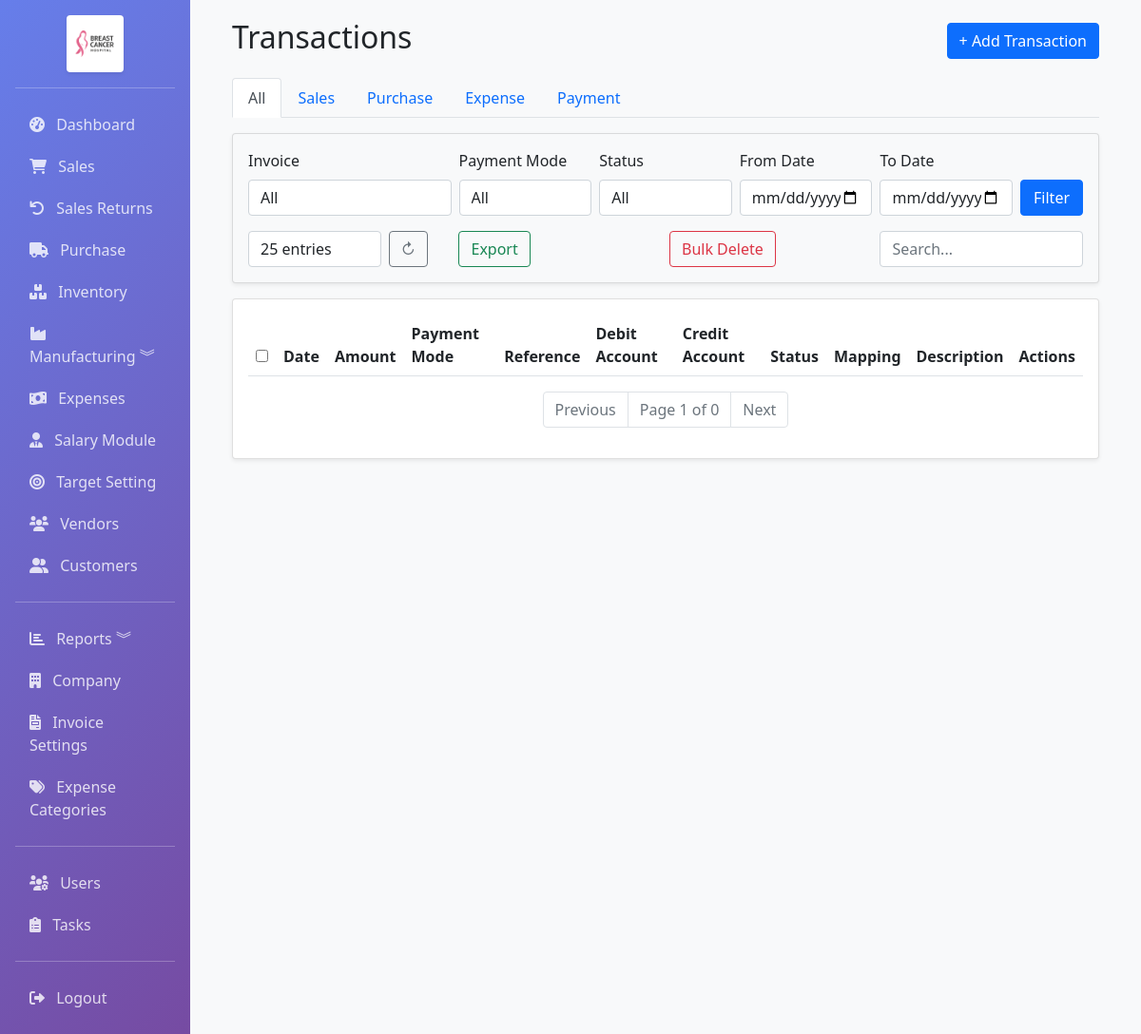
/accounting/transactions (signed in), run on an earlier commit of the app's database.
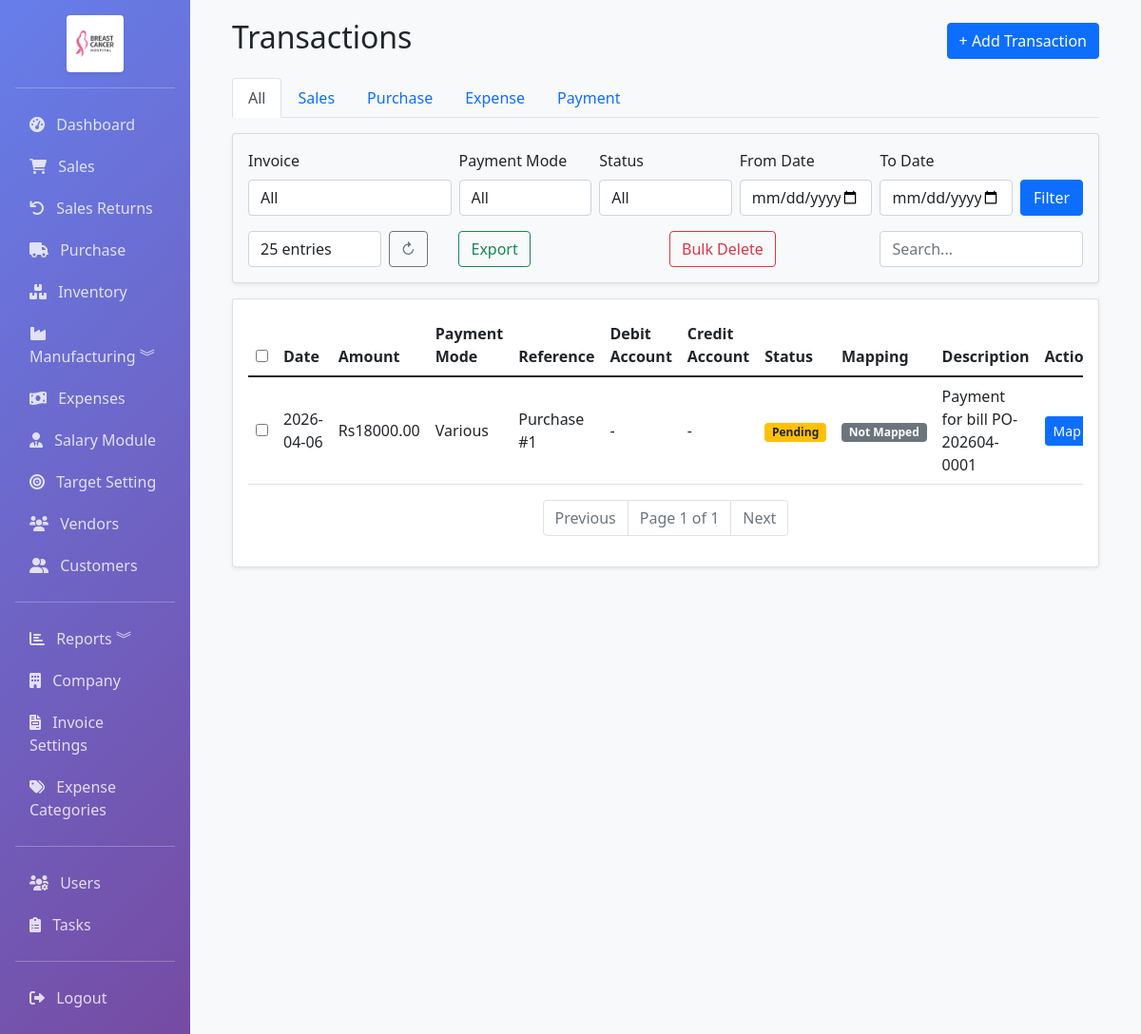
And on a later commit of the database.
### app/models.py (models this page shows, shortened)
class PurchaseBill(db.Model):
    __tablename__ = 'purchase_bills'
    id = db.Column(db.Integer, primary_key=True)
    bill_number = db.Column(db.String(50), unique=True, nullable=False, index=True)
    vendor_id = db.Column(db.Integer, db.ForeignKey('vendors.id'), nullable=False, index=True)
    date = db.Column(db.DateTime, default=datetime.utcnow, index=True)
    due_date = db.Column(db.DateTime)
    currency_id = db.Column(db.Integer, db.ForeignKey('currencies.id'), nullable=True)
    exchange_rate = db.Column(db.Float, default=1)
    subtotal = db.Column(db.Float, default=0)
    tax_rate = db.Column(db.Float, default=10)
    tax = db.Column(db.Float, default=0)
    discount_type = db.Column(db.String(10), default='fixed')
    discount = db.Column(db.Float, default=0)
    shipping_charge = db.Column(db.Float, default=0)
    total = db.Column(db.Float, default=0)
    status = db.Column(Enum('paid', 'unpaid', 'partial', name='payment_status'), default='unpaid', index=True)
    paid_amount = db.Column(db.Float, default=0)
    notes = db.Column(db.Text)
    created_by = db.Column(db.Integer, db.ForeignKey('users.id'))
    created_at = db.Column(db.DateTime, default=datetime.utcnow)
    updated_at = db.Column(db.DateTime, default=datetime.utcnow, onupdate=datetime.utcnow)
    items = db.relationship('PurchaseItem', backref='bill', lazy=True, cascade='all, delete-orphan')
    currency = db.relationship('Currency', backref='purchase_bills', lazy=True)

### app/routes/accounting.py (the view, shortened to what this page needs)
@bp.route('/transactions')
@login_required
def transactions():
    accounts = Account.query.order_by(Account.name).all()
    invoices = Sale.query.order_by(Sale.date.desc()).all()
    invoice_id = request.args.get('invoice_id', type=int)
    payment_mode = request.args.get('payment_mode')
    status = request.args.get('status')
    type_filter = request.args.get('type', 'all')
    date_from = request.args.get('date_from')
    date_to = request.args.get('date_to')
    search = request.args.get('search', '').strip()
    per_page = request.args.get('per_page', 25, type=int)
    page = request.args.get('page', 1, type=int)
    payments = []
    sales_payments = Payment.query.filter(Payment.invoice_id.isnot(None)).all()
    expense_payments = Payment.query.filter(Payment.expense_id.isnot(None)).all()
    purchase_bills = PurchaseBill.query.filter(PurchaseBill.paid_amount > 0).all()
    for bill in purchase_bills:
        txn = Transaction.query.filter(Transaction.reference_type == 'purchase', Transaction.reference_id == bill.id).first()
        payments.append({
            'id': bill.id,
            'date': bill.date,
            'amount': bill.paid_amount,
            'payment_mode': 'Various',
            'reference_type': 'purchase',
            'reference_id': bill.id,
            'invoice': None,
            'debit_account': txn.debit_account if txn else None,
            'credit_account': txn.credit_account if txn else None,
            'status': txn.status if txn else 'Pending',
            'is_mapped': txn.is_mapped if txn else False,
            'description': f'Payment for bill {bill.bill_number}',
            'transaction_id': txn.id if txn else None
        })
    general_payments = Payment.query.filter(Payment.invoice_id.is_(None), Payment.expense_id.is_(None)).all()
    if type_filter and type_filter != 'all':
        payments = [p for p in payments if p['reference_type'] == type_filter]
    if invoice_id:
        payments = [p for p in payments if p['reference_type'] == 'sale' and p['reference_id'] == invoice_id]
    if payment_mode:
        payments = [p for p in payments if p['payment_mode'] == payment_mode]
    if status:
        payments = [p for p in payments if p['status'] == status]
    if date_from:
        date_from_dt = datetime.strptime(date_from, '%Y-%m-%d')
        payments = [p for p in payments if p['date'] >= date_from_dt]
    if date_to:
        date_to_dt = datetime.strptime(date_to, '%Y-%m-%d')
        payments = [p for p in payments if p['date'] <= date_to_dt]
    if search:
        payments = [p for p in payments if search.lower() in (p['description'] or '').lower() or search.lower() in (p['payment_mode'] or '').lower()]
    payments.sort(key=lambda x: x['date'], reverse=True)
    start = (page - 1) * per_page
    end = start + per_page
    paginated_items = payments[start:end]
    total = len(payments)
    pages = (total + per_page - 1) // per_page
    pagination = type('Pagination', (), {
        'items': paginated_items,
        'page': page,
        'pages': pages,
        'per_page': per_page,
        'total': total,
        'has_prev': page > 1,
        'has_next': page < pages,
        'prev_num': page - 1 if page > 1 else None,
        'next_num': page + 1 if page < pages else None
    })()
    return render_template('accounting/transactions.html',
                         transactions=paginated_items,
                         accounts=accounts,
                         invoices=invoices,
                         pagination=pagination,
                         invoice_id=invoice_id,
                         payment_mode=payment_mode,
                         status=status,
                         type=type_filter,
                         date_from=date_from,
                         date_to=date_to,
                         search=search,
                         per_page=per_page)

### app/models.py (called while the page is built)
    @property
    def is_admin(self):
        return self.role == 'admin'

### app/templates/accounting/transactions.html (shortened to what the changed rows need)
{% extends "base.html" %}
{% block content %}
<div class="container-fluid">
    <div class="d-flex justify-content-between align-items-center mb-3">
        <h2>Transactions</h2>
    </div>
    <nav class="mb-3">
        <div class="nav nav-tabs">
            {% set tabs = [('all','All'), ('sale','Sales'), ('purchase','Purchase'), ('expense','Expense'), ('payment','Payment')] %}
            {% for key,label in tabs %}
            <a class="nav-link {% if type == key %}active{% endif %}" href="?type={{ key }}">{{ label }}</a>
            {% endfor %}
        </div>
    </nav>
    <div class="card shadow-sm">
        <div class="card-body">
            <div class="table-responsive">
                <table class="table table-hover align-middle">
                    <thead class="thead-light">
                        <tr>
                            <th><input type="checkbox" id="select-all"></th>
                            <th>Date</th>
                            <th>Amount</th>
                            <th>Payment Mode</th>
                            <th>Reference</th>
                            <th>Debit Account</th>
                            <th>Credit Account</th>
                            <th>Status</th>
                            <th>Mapping</th>
                            <th>Description</th>
                            <th>Actions</th>
                        </tr>
                    </thead>
                    <tbody>
                        {% for txn in transactions %}
                        <tr>
                            <td><input type="checkbox" class="selected-item" value="{{ txn.id }}"></td>
                            <td>{{ txn.date.strftime('%Y-%m-%d') if txn.date else '-' }}</td>
                            <td>Rs{{ '%.2f'|format(txn.amount or 0) }}</td>
                            <td>{{ txn.payment_mode or '-' }}</td>
                            <td>{{ txn.reference_type|capitalize }} {% if txn.reference_type == 'sale' and txn.invoice %}#{{ txn.invoice.invoice_number }}{% elif txn.reference_type == 'purchase' %}#{{ txn.reference_id }}{% else %}#{{ txn.reference_id }}{% endif %}</td>
                            <td>{{ txn.debit_account or '-' }}</td>
                            <td>{{ txn.credit_account or '-' }}</td>
                            <td>
                                {% if txn.status == 'Completed' %}
                                    <span class="badge bg-success">Completed</span>
                                {% elif txn.status == 'Pending' %}
                                    <span class="badge bg-warning text-dark">Pending</span>
                                {% elif txn.status == 'Failed' %}
                                    <span class="badge bg-danger">Failed</span>
                                {% else %}
                                    <span class="badge bg-secondary">{{ txn.status }}</span>
                                {% endif %}
                            </td>
                            <td>
                                {% if txn.is_mapped %}
                                    <span class="badge bg-success">Mapped</span>
                                {% else %}
                                    <span class="badge bg-secondary">Not Mapped</span>
                                {% endif %}
                            </td>
                            <td>{{ txn.description or '-' }}</td>
                            <td>
                                {% if not txn.is_mapped %}
                                    <div class="btn-group">
                                        <a href="{{ url_for('accounting.map_transaction', payment_id=txn.id, ref_type=txn.reference_type) }}" class="btn btn-primary btn-sm">Map</a>
                                    </div>
                                {% endif %}
                            </td>
                        </tr>
                        {% endfor %}
                    </tbody>
                </table>
            </div>
            <nav aria-label="Page navigation">
                <ul class="pagination justify-content-center">
                    <li class="page-item disabled"><span class="page-link">Page {{ pagination.page }} of {{ pagination.pages }}</span></li>
                </ul>
            </nav>
        </div>
    </div>
</div>
{% endblock %}

What changed in the data, as far as the page shows it:
added PurchaseBill: date "2026-04-06", paid_amount "18000.00", payment_mode "Various", reference_type "Purchase", reference_id "1", debit_account "-", credit_account "-", description "Payment for bill PO-202604-0001"
Also different on the page:
{{ pagination.pages }}: "0" → "1"
